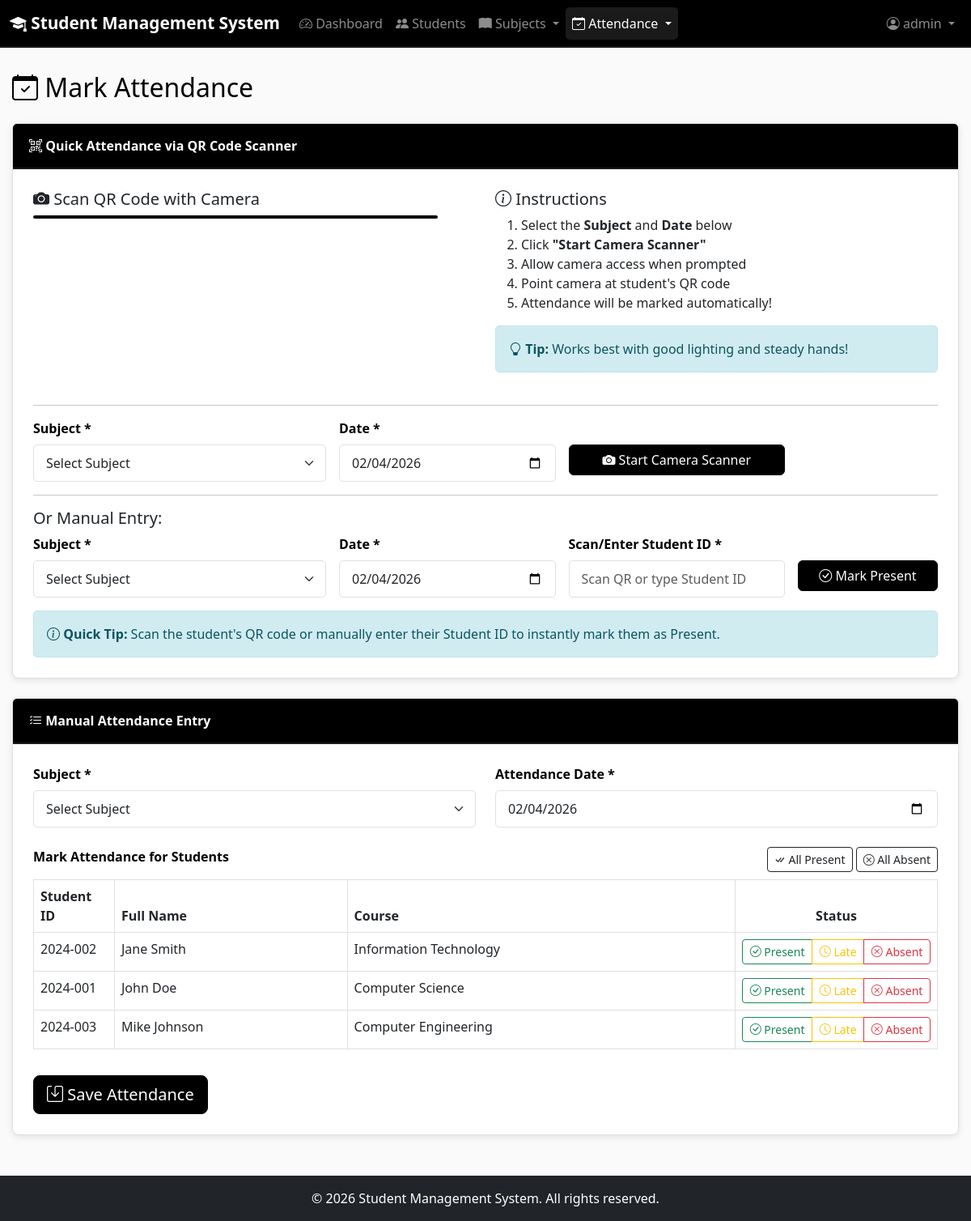
The page /attendance/mark.php (signed in) on the database its author committed.
### tables this page shows
CREATE TABLE IF NOT EXISTS students (
    id INT AUTO_INCREMENT PRIMARY KEY,
    student_id VARCHAR(20) NOT NULL UNIQUE,
    full_name VARCHAR(100) NOT NULL,
    gender ENUM('Male', 'Female', 'Other') NOT NULL,
    course VARCHAR(100) NOT NULL,
    year_level ENUM('1st Year', '2nd Year', '3rd Year', '4th Year', '5th Year') NOT NULL,
    email VARCHAR(100) NOT NULL UNIQUE,
    qr_code VARCHAR(255) NULL,
    created_at TIMESTAMP DEFAULT CURRENT_TIMESTAMP,
    updated_at TIMESTAMP DEFAULT CURRENT_TIMESTAMP ON UPDATE CURRENT_TIMESTAMP,
    INDEX idx_student_id (student_id),
    INDEX idx_email (email)
);

### config/database.php (called while the page is built, shortened)
<?php
try {
    $pdo = new PDO(
        "mysql:host=" . DB_HOST . ";dbname=" . DB_NAME . ";charset=utf8mb4",
        DB_USER,
        DB_PASS,
        [
            PDO::ATTR_ERRMODE => PDO::ERRMODE_EXCEPTION,
            PDO::ATTR_DEFAULT_FETCH_MODE => PDO::FETCH_ASSOC,
            PDO::ATTR_EMULATE_PREPARES => false
        ]
    );
} catch (PDOException $e) {
    die("Database connection failed: " . $e->getMessage());
}
function query($sql, $params = []) {
    global $pdo;
    try {
        $stmt = $pdo->prepare($sql);
        $stmt->execute($params);
        return $stmt;
    } catch (PDOException $e) {
        error_log("Query Error: " . $e->getMessage());
        return false;
    }
}
function fetchAll($sql, $params = []) {
    $stmt = query($sql, $params);
    return $stmt ? $stmt->fetchAll() : [];
}
?>

### attendance/mark.php (the view, shortened to what this page needs)
<?php
require_once '../config/database.php';
$students = fetchAll("SELECT * FROM students ORDER BY full_name");
require_once '../includes/header.php';
?>
<div class="row">
    <div class="col-12">
        <h2 class="mb-4"><i class="bi bi-calendar-check"></i> Mark Attendance</h2>
    </div>
</div>
<div class="card mb-4">
    <div class="card-header">
        <i class="bi bi-qr-code-scan"></i> Quick Attendance via QR Code Scanner
    </div>
    <div class="card-body">
        <div class="row mb-4">
            <div class="col-md-6">
                <h5><i class="bi bi-camera-fill"></i> Scan QR Code with Camera</h5>
                <div id="qr-reader" style="width: 100%; max-width: 500px; border: 2px solid #000; border-radius: 8px;"></div>
            </div>
            <div class="col-md-6">
                <h5><i class="bi bi-info-circle"></i> Instructions</h5>
                <ol>
                    <li>Select the <strong>Subject</strong> and <strong>Date</strong> below</li>
                    <li>Click <strong>"Start Camera Scanner"</strong></li>
                    <li>Allow camera access when prompted</li>
                    <li>Point camera at student's QR code</li>
                    <li>Attendance will be marked automatically!</li>
                </ol>
                <div class="alert alert-info mt-3">
                    <i class="bi bi-lightbulb"></i> <strong>Tip:</strong> Works best with good lighting and steady hands!
                </div>
            </div>
        </div>
        <hr>
        <form method="POST" id="qrAttendanceForm" class="row g-3">
            <div class="col-md-4">
                <label for="qr_subject_id" class="form-label">Subject *</label>
                <select class="form-select" id="qr_subject_id" name="qr_subject_id" required>
                    <option value="">Select Subject</option>
                </select>
            </div>
            <div class="col-md-3">
                <label for="qr_attendance_date" class="form-label">Date *</label>
                <input type="date" class="form-control" id="qr_attendance_date" name="qr_attendance_date"
                       value="<?php echo date('Y-m-d'); ?>" required>
            </div>
            <div class="col-md-3">
                <label class="form-label">&nbsp;</label>
                <button type="button" class="btn btn-dark w-100" id="startScannerBtn" onclick="startScanner()">
                    <i class="bi bi-camera-fill"></i> Start Camera Scanner
                </button>
            </div>
            <div class="col-md-2">
                <label class="form-label">&nbsp;</label>
            </div>
        </form>
        <hr>
        <h5>Or Manual Entry:</h5>
        <form method="POST" class="row g-3">
            <div class="col-md-4">
                <label for="qr_subject_id" class="form-label">Subject *</label>
                <select class="form-select" id="qr_subject_id" name="qr_subject_id" required>
                    <option value="">Select Subject</option>
                </select>
            </div>
            <div class="col-md-3">
                <label for="qr_attendance_date" class="form-label">Date *</label>
                <input type="date" class="form-control" id="qr_attendance_date" name="qr_attendance_date"
                       value="<?php echo date('Y-m-d'); ?>" required>
            </div>
            <div class="col-md-3">
                <label for="qr_code" class="form-label">Scan/Enter Student ID *</label>
                <input type="text" class="form-control" id="qr_code" name="qr_code"
                       placeholder="Scan QR or type Student ID" required autofocus>
            </div>
            <div class="col-md-2">
                <label class="form-label">&nbsp;</label>
                <button type="submit" class="btn btn-dark w-100">
                    <i class="bi bi-check-circle"></i> Mark Present
                </button>
            </div>
        </form>
        <div class="alert alert-info mt-3 mb-0">
            <i class="bi bi-info-circle"></i> <strong>Quick Tip:</strong> Scan the student's QR code or manually enter their Student ID to instantly mark them as Present.
        </div>
    </div>
</div>
<div class="card">
    <div class="card-header">
        <i class="bi bi-list-check"></i> Manual Attendance Entry
    </div>
    <div class="card-body">
        <form method="POST" id="attendanceForm">
            <div class="row mb-4">
                <div class="col-md-6">
                    <label for="subject_id" class="form-label">Subject *</label>
                    <select class="form-select" id="subject_id" name="subject_id" required>
                        <option value="">Select Subject</option>
                    </select>
                </div>
                <div class="col-md-6">
                    <label for="attendance_date" class="form-label">Attendance Date *</label>
                    <input type="date" class="form-control" id="attendance_date" name="attendance_date"
                           value="<?php echo date('Y-m-d'); ?>" required>
                </div>
            </div>
            <?php if (count($students) > 0): ?>
                <div class="mb-3">
                    <div class="d-flex justify-content-between align-items-center mb-2">
                        <label class="form-label">Mark Attendance for Students</label>
                        <div>
                            <button type="button" class="btn btn-sm btn-outline-dark" onclick="markAllAs('Present')">
                                <i class="bi bi-check-all"></i> All Present
                            </button>
                            <button type="button" class="btn btn-sm btn-outline-dark" onclick="markAllAs('Absent')">
                                <i class="bi bi-x-circle"></i> All Absent
                            </button>
                        </div>
                    </div>
                    <div class="table-responsive">
                        <table class="table table-hover table-bordered">
                            <thead>
                                <tr>
                                    <th width="100">Student ID</th>
                                    <th>Full Name</th>
                                    <th>Course</th>
                                    <th width="250" class="text-center">Status</th>
                                </tr>
                            </thead>
                            <tbody>
                                <?php foreach ($students as $student): ?>
                                    <tr>
                                        <td><?php echo htmlspecialchars($student['student_id']); ?></td>
                                        <td><?php echo htmlspecialchars($student['full_name']); ?></td>
                                        <td><?php echo htmlspecialchars($student['course']); ?></td>
                                        <td>
                                            <div class="btn-group w-100" role="group">
                                                <label class="btn btn-outline-success btn-sm" for="present_<?php echo $student['id']; ?>">
                                                    <i class="bi bi-check-circle"></i> Present
                                                </label>
                                                <label class="btn btn-outline-warning btn-sm" for="late_<?php echo $student['id']; ?>">
                                                    <i class="bi bi-clock"></i> Late
                                                </label>
                                                <label class="btn btn-outline-danger btn-sm" for="absent_<?php echo $student['id']; ?>">
                                                    <i class="bi bi-x-circle"></i> Absent
                                                </label>
                                            </div>
                                        </td>
                                    </tr>
                                <?php endforeach; ?>
                            </tbody>
                        </table>
                    </div>
                </div>
                <button type="submit" class="btn btn-dark btn-lg">
                    <i class="bi bi-save"></i> Save Attendance
                </button>
            <?php else: ?>
                <div class="alert alert-warning">
                    <i class="bi bi-exclamation-triangle"></i> No students found. Please <a href="/amsp/students/add.php">add students</a> first.
                </div>
            <?php endif; ?>
        </form>
    </div>
</div>
<?php require_once '../includes/footer.php'; ?>

### assets/css/style.css (style rules this page uses)
:root { --primary-black: #000000; --secondary-black: #1a1a1a; --light-gray: #f5f5f5; --lighter-gray: #fafafa; --white: #ffffff; --border-color: #e0e0e0; --shadow: rgba(0, 0, 0, 0.1); }
* { margin: 0; padding: 0; box-sizing: border-box; }
body { font-family: 'Segoe UI', Tahoma, Geneva, Verdana, sans-serif; background-color: var(--lighter-gray); color: var(--primary-black); min-height: 100vh; display: flex; flex-direction: column; }
.card { border: 1px solid var(--border-color); border-radius: 8px; box-shadow: 0 2px 8px var(--shadow); background-color: var(--white); margin-bottom: 20px; }
.card-header { background-color: var(--primary-black); color: var(--white); font-weight: 600; border-bottom: 2px solid var(--secondary-black); padding: 15px 20px; }
.card-body { padding: 25px; }
.table { background-color: var(--white); border: 1px solid var(--border-color); }
.table thead { background-color: var(--primary-black); color: var(--white); }
.btn-dark { background-color: var(--primary-black); border-color: var(--primary-black); }
.form-control, .form-select { border: 1px solid var(--border-color); border-radius: 5px; padding: 10px 15px; }
.form-label { font-weight: 600; color: var(--primary-black); margin-bottom: 8px; }
.alert { border-radius: 5px; border: 1px solid transparent; }
.alert-info { background-color: #d1ecf1; border-color: #bee5eb; color: #0c5460; }

### rows shown on the page
students: student "2024-002", full_name "Jane Smith", course "Information Technology"
students: student "2024-001", full_name "John Doe", course "Computer Science"
students: student "2024-003", full_name "Mike Johnson", course "Computer Engineering"

### other values the page prints
$_SESSION['username'] "admin"
